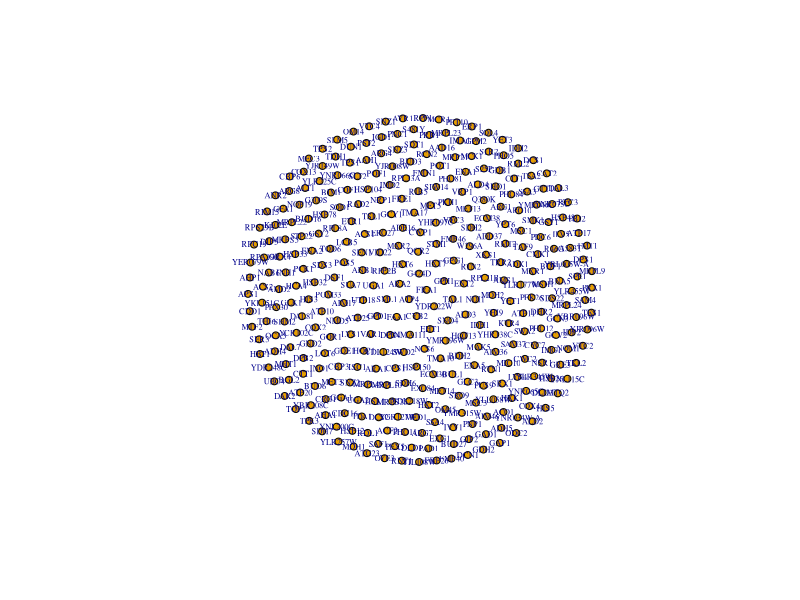

Write the R code that produced this figure. (Note: this script raises an error after producing the figure.)
## ---- chunk 1
# Load in our data
proteomic <- read.csv("trimmed_proteomic_Data.csv")


## ---- chunk 2

## ---- chunk 3
#| message: false
#| warning: false
library(igraph)
## ---- chunk 4
# Visualize 350 nodes corresponding to the significant hits in our data
nodes <- unique(c(proteomic$contrast, proteomic$Gene))

g <- make_empty_graph(directed = FALSE)
g <- add_vertices(g, length(nodes))
V(g)$name <- nodes

plot(g, 
     margin = -.4,
     vertex.size = 4,
     vertex.label.cex = .5,
     xlim=c(-1.5, 1.5), ylim=c(-1.5,1.5) 
     )
## ---- chunk 5
edges <- data.frame(
  from = proteomic$Gene,
  to = proteomic$contrast,
  LogFC = proteomic$logFC,
  p = proteomic$P.Value
  
)

# Convert edge list to indices
edges$from <- match(edges$from, nodes)
edges$to <- match(edges$to, nodes)

# create a list of alternating values from 'from' and 'to' columns
edge_list <- c(rbind(edges$from, edges$to))

g <- add_edges(g, edges = edge_list)

# Specify edge length based on attribute: LogFC

edge_weights <- abs(edges$LogFC)
E(g)$weight <- edge_weights
## ---- chunk 6
mutants <- c("R46G", "G309S", "S481Y", "A583T", "S25P", "K102E", "Q380K", "G424D", "W296A")

Matrix <- NULL

for(m in mutants){
  column <- NULL
  for (p in Proteins_350){
    Entry <- c(stack$logFC[stack$contrast == m & stack$Gene == p |
                             stack$contrast == m & stack$Systemic.name == p |
                             stack$contrast == m & stack$UniprotID == p], NA)[1]
    column <- rbind(column, Entry)
  }
  Matrix <- cbind(Matrix, column)
}
rownames(Matrix) <- Proteins_350
colnames(Matrix) <- mutants2
## ---- chunk 7
# Plot the network
plot(g)
## ---- chunk 8
# Nodes
nodes <- unique(c(proteomic$contrast, proteomic$Gene))

g <- make_empty_graph(directed = FALSE)
g <- add_vertices(g, length(nodes))

# Fix coordinates of mutants
fixed_coords <- cbind(cos(seq(0, 7/4*pi, length.out=9)), sin(seq(0, 7/4*pi, length.out=9)))
fixed_coords <- rbind(fixed_coords, data.frame(V1 = rep(0, 350), V2 = rep(0, 350)))  # add coordinate for protein nodes

# Set fixed nodes in layout matrix
layout <- as.matrix(fixed_coords)

# set all vertex labels to an empty string
V(g)$label <- ""

# manually assign labels to the 9 (mutant) nodes
V(g)$label[1:9] <- nodes[1:9]

# Manually enlarge the mutant nodes
V(g)$size <- 5
V(g)[1:9]$size <- 0

# Hide mutant nodes, but leave labels
V(g)$shape <- "circle"
V(g)$shape[1:9] <- "none"

# Change vertex color
V(g)$color <- "white"

# Edges
edges <- data.frame(
  from = proteomic$Gene,
  to = proteomic$contrast,
  LogFC = proteomic$logFC,
  p = proteomic$P.Value
  
)

# Convert edge list to indices
edges$from <- match(edges$from, nodes)
edges$to <- match(edges$to, nodes)

# create a list of alternating values from 'from' and 'to' columns
edge_list <- c(rbind(edges$from, edges$to))

g <- add_edges(g, edges = edge_list)

# Specify edge length based on attribute: LogFC
# "Undo" the Log (base: 2) so that larger LogFC values have more 'weight'
# add 10 to all values to help make the network physically smaller.

edge_weights <- abs(edges$LogFC)^2 + 10
E(g)$weight <- edge_weights

# c <- cluster_louvain(g, resolution = 1.7)

# Plot the network
set.seed(420)
plot(g,
     layout = layout,
     margin = -.8, # allow the network to use up more of the margin
     vertex.label.cex = .5,
     vertex.label.font = 2, # Bold
     edge_arrow_mode = 0,
     xlim=c(-1.75, 1.75), ylim=c(-1.75, 1.75) # Increase the plot size to help accommodate the network
     )
## ---- chunk 9

## ---- chunk 10
# all vertex shapes, minus "raster", that might not be available
shapes <- setdiff(shapes(), "")
g <- make_ring(length(shapes))
set.seed(42)
plot(g, vertex.shape=shapes, vertex.label=shapes, vertex.label.dist=1,
     vertex.size=15, vertex.size2=15,
     vertex.pie=lapply(shapes, function(x) if (x=="pie") 2:6 else 0),
     vertex.pie.color=list(heat.colors(5)))

# add new vertex shape, plot nothing with no clipping
add_shape("nil")
plot(g, vertex.shape="nil")
## ---- chunk 11
# create a sample data frame with 9 sets of measurements
set.seed(123)
df <- data.frame(cond1 = rnorm(10), cond2 = rnorm(10), cond3 = rnorm(10),
                 cond4 = rnorm(10), cond5 = rnorm(10), cond6 = rnorm(10),
                 cond7 = rnorm(10), cond8 = rnorm(10), cond9 = rnorm(10))

# calculate the correlation matrix between all pairs of conditions
cor_matrix <- cor(df)
## ---- chunk 12
library(igraph)

set.seed(1234)

# create a random igraph network
g <- erdos.renyi.game(10, 0.2)

# assign a group number to each node
V(g)$group <- sample(1:3, 10, replace=TRUE)

# plot the igraph network with the group annotation
plot(g, vertex.color=V(g)$group, vertex.size=20, vertex.label=NA, 
     main="Igraph network with group annotation")
legend("topleft", legend=unique(V(g)$group), fill=unique(V(g)$group))

## ---- chunk 13
library(igraph)

set.seed(1234)

# create a random igraph network
g <- erdos.renyi.game(10, 0.2)

# assign a group number to each node
V(g)$group <- sample(1:3, 10, replace=TRUE)

# detect communities using Louvain algorithm
c <- cluster_louvain(g)

# plot the igraph network with group annotation and cluster highlighting
plot(c, g, vertex.color=V(g)$group, vertex.size=20, vertex.label=NA, 
     mark.groups=TRUE, mark.border=2, main="Igraph network with group and cluster annotation")
legend("topleft", legend=unique(V(g)$group), fill=unique(V(g)$group))

## ---- chunk 14
# # Create an example graph with groups assigned to nodes
# g <- graph_from_data_frame(data.frame(from = sample(1:10, 20, replace = TRUE), 
#                                       to = sample(1:10, 20, replace = TRUE)))
# V(g)$group <- sample(1:3, 10, replace = TRUE)
# 
# # Set colors for the groups
# group_colors <- c("red", "green", "blue")
# 
# # Assign initial coordinates to nodes in a circle
# coords <- layout_in_circle(g)
# 
# # Apply Kamada-Kawai layout to cluster nodes by group
# layout <- layout_with_kk(g, initial = coords, 
#                          dim = 2, 
#                          niter = 1000,
#                          user.weights = V(g)$group,
#                          weight.exp = 1)
# 
# # Plot the graph with clustered nodes and group annotations
# plot(g, 
#      layout = layout, 
#      vertex.color = group_colors[V(g)$group],
#      vertex.label.color = "black", 
#      vertex.label.family = "sans", 
#      vertex.label.cex = 1, 
#      vertex.size = 20, 
#      margin = -0.5, 
#      vertex.shape = "circle",
#      edge.color = "gray")
# 
# # Add group annotations
# for (group in unique(V(g)$group)) {
#   members <- V(g)$name[V(g)$group == group]
#   x <- mean(layout[V(g)$name %in% members, 1])
#   y <- mean(layout[V(g)$name %in% members, 2])
#   text(x, y, paste0("Group ", group), col = group_colors[group], font = 2, cex = 2)
# }


## ---- chunk 15
library(igraph)

# Create an empty graph with 10 nodes arranged in a ring
g <- make_empty_graph(10)
g <- add_edges(g, c(1,2,2,3,3,4,4,5,5,6,6,7,7,8,8,9,9,10,10,1))

# Set initial layout
layout <- layout_with_fr(g)

# Set coordinates for the first 9 nodes in a ring formation
fixed_coords <- cbind(cos(seq(0, 7/4*pi, length.out=9)), sin(seq(0, 7/4*pi, length.out=9)))
fixed_coords <- rbind(fixed_coords, c(0,0))  # add coordinate for 10th node

# Set fixed nodes in layout matrix
layout[1:10,] <- fixed_coords

# Plot the graph with fixed positions for the first 9 nodes
plot(g, layout = layout)
